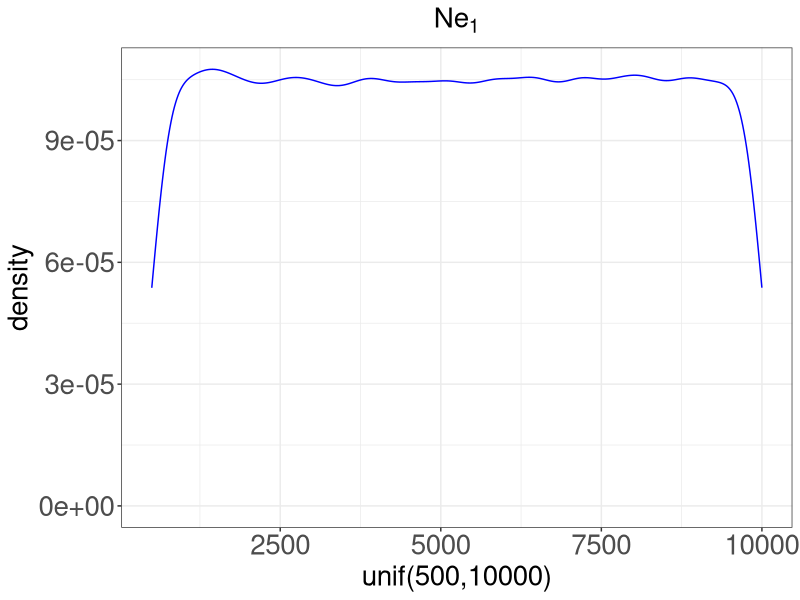
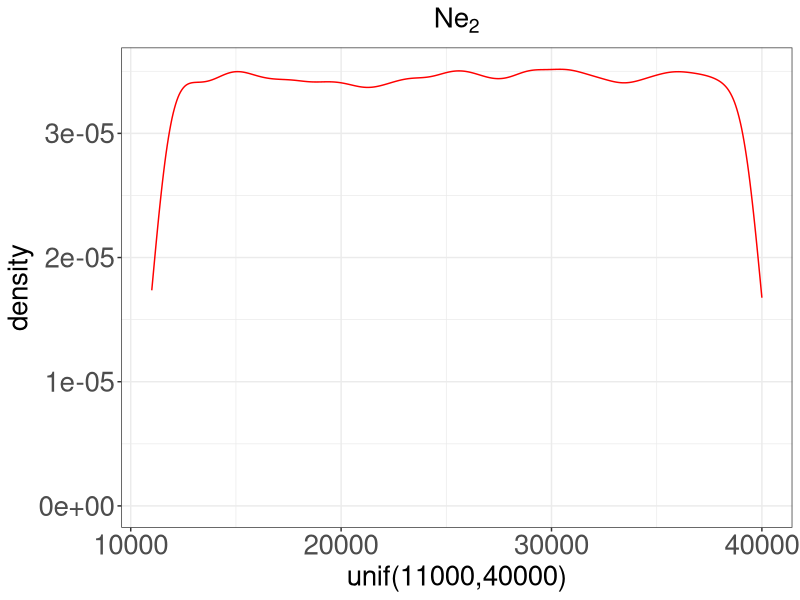
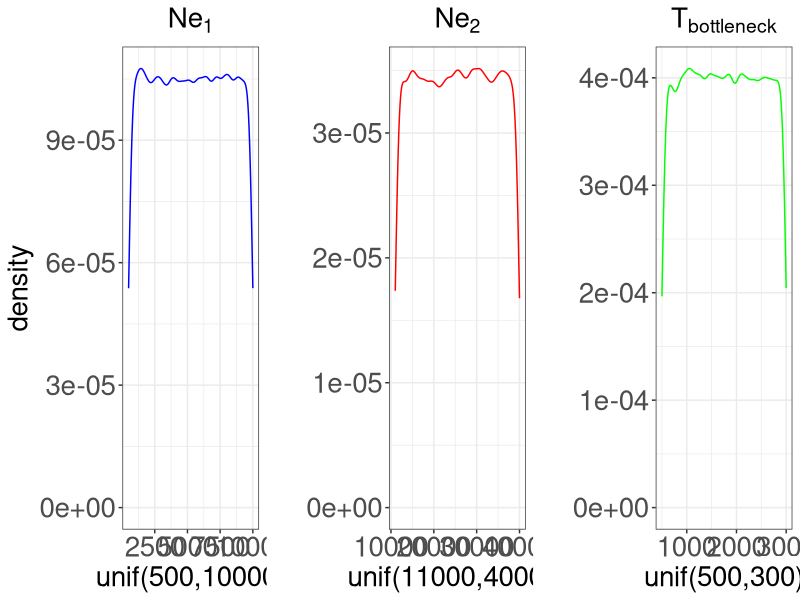
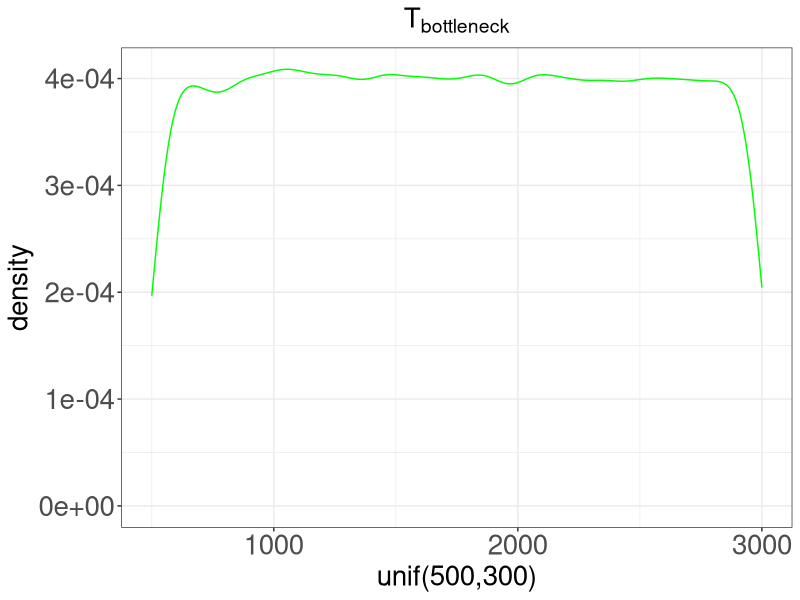

The R script that drew these images, in order: (Note: this script raises an error after producing the figures.)
#Set Libraries and working directory
library(ggplot2)
library(dplyr)
library(data.table)
library(tidyverse)
library(cowplot)

#Plot the priors
set.seed(1)
samps = seq(1:100000)
Ne1 = runif(samps, min = 500, max = 10000)
Ne2 = runif(samps, min = 11000, max = 40000)
Tbot = runif(samps, min = 500, max = 3000)
sampPriors = cbind.data.frame(samps,Ne1,Ne2,Tbot)
plotNe1 = ggplot() + geom_density(aes(x=Ne1), colour="blue") + ggtitle(expression(paste(Ne[1]))) + xlab("unif(500,10000)") + theme_bw()+ theme(axis.text.x = element_text(size  = 20), axis.text.y = element_text(size = 20), axis.title=element_text(size=20), plot.title = element_text(size=20, hjust = 0.5),legend.title=element_blank(), legend.text=element_text(size=18),legend.position="bottom")

plotNe2 = ggplot() + geom_density(aes(x=Ne2), colour="red") + ggtitle(expression(paste(Ne[2]))) + xlab("unif(11000,40000)") + theme_bw()+ theme(axis.text.x = element_text(size  = 20), axis.text.y = element_text(size = 20), axis.title=element_text(size=20), plot.title = element_text(size=20, hjust = 0.5),legend.title=element_blank(), legend.text=element_text(size=18),legend.position="bottom")

plotTbot = ggplot() + geom_density(aes(x=Tbot), colour="green") + ggtitle(expression(paste(T[bottleneck]))) + xlab("unif(500,300)") + theme_bw()+ theme(axis.text.x = element_text(size  = 20), axis.text.y = element_text(size = 20), axis.title=element_text(size=20), plot.title = element_text(size=20, hjust = 0.5),legend.title=element_blank(), legend.text=element_text(size=18),legend.position="bottom")

plotPriorsTogether = plot_grid(plotNe1,plotNe2+ylab(""),plotTbot+ylab(""),nrow = 1, align = 'h')


#Load ABC results
setwd("~/Documents/DogProject_Clare/LocalRscripts/DemographicInference/ABCResults_NeCurr500to10kNeAnc11kto40kT500to3000/")
fnames = list.files(pattern = "\\.txt$")

#Read all the files and create a FileName column to store filenames
results = rbindlist(sapply(fnames, fread, simplify = FALSE), use.names = TRUE, idcol = "FileName")

#Add column names
headerLine = c('SGETaskID',"SimNeOne","SimNeTwo","SimTime",'DistMetric1','DisMetricPaper',"BIN0","BIN1","BIN2","BIN3","BIN4",'BIN5','BIN6','BIN7','BIN8','BIN9','BIN10','BIN11','BIN12','BIN13','BIN14','BIN15','BIN16','BIN17','BIN18','BIN19','BIN20','BIN21','BIN22','BIN23','BIN24','BIN25')
colnames(results) <- headerLine

#Check whether any of the sims have the same Ne1,Ne2,T
dim(distinct(results)) == dim(results) #They dont

#Get the lowest 100 values on V5 which was the distance metric from Jackie's paper
###FIGURE OUT WHAT TO DO WITH TIES####
Top100 = results %>%
  top_n(-100, DisMetricPaper) 

#Plotting Time
getmode <- function(v) {
  uniqv <- unique(v)
  uniqv[which.max(tabulate(match(v, uniqv)))]
}
modePosteriorNe1 = getmode(Top100$SimNeOne)
modePosteriorNe2 = getmode(Top100$SimNeTwo)
modePosteriorTbot = getmode(Top100$SimTime)

plotPosteriorNe1 = ggplot() + geom_density(data=sampPriors, aes(x=Ne1), colour="blue",size=1) + geom_density(data=Top100, aes(x=SimNeOne), colour="black") + geom_vline(data = Top100, xintercept = modePosteriorNe1, colour="purple") + ggtitle(expression(paste(Ne[1]))) + xlab(paste("Mode of Posterior = ", modePosteriorNe1)) + theme_bw()+ theme(axis.text.x = element_text(size  = 20), axis.text.y = element_text(size = 20), axis.title=element_text(size=20), plot.title = element_text(size=20, hjust = 0.5),legend.title=element_blank(), legend.text=element_text(size=18),legend.position="bottom")

plotPosteriorNe2 = ggplot() + geom_density(data=sampPriors, aes(x=Ne2), colour="red",size=1) + geom_density(data=Top100, aes(x=SimNeTwo), colour="black") + geom_vline(data = Top100, xintercept = modePosteriorNe2, colour="purple") + ggtitle(expression(paste(Ne[2]))) + xlab(paste("Mode of Posterior = ", modePosteriorNe2)) + theme_bw()+ theme(axis.text.x = element_text(size  = 20), axis.text.y = element_text(size = 20), axis.title=element_text(size=20), plot.title = element_text(size=20, hjust = 0.5),legend.title=element_blank(), legend.text=element_text(size=18),legend.position="bottom")

plotPosteriorTbot = ggplot() + geom_density(data=sampPriors, aes(x=Tbot), colour="green",size=1) + geom_density(data=Top100, aes(x=SimTime), colour="black") + geom_vline(data = Top100, xintercept = modePosteriorTbot, colour="purple") + ggtitle(expression(paste(T[bottleneck]))) + xlab(paste("Mode of Posterior = ", modePosteriorTbot)) + theme_bw()+ theme(axis.text.x = element_text(size  = 20), axis.text.y = element_text(size = 20), axis.title=element_text(size=20), plot.title = element_text(size=20, hjust = 0.5),legend.title=element_blank(), legend.text=element_text(size=18),legend.position="bottom")

plotPosteriorTogether = plot_grid(plotPosteriorNe1 + ggtitle(""),plotPosteriorNe2+ ggtitle("") +ylab(""),plotPosteriorTbot+ ggtitle("") +ylab(""),nrow = 1, align = 'h')

plot_grid(plotPriorsTogether,plotPosteriorTogether, labels = "AUTO", ncol = 1, align = 'v', axis = 'r')

HetBins = Top100 %>%
  select(starts_with('BIN')) %>% 
  mutate_all(funs(sum(as.numeric(as.character(.)), na.rm = TRUE))) %>%  
  distinct() %>%
  gather() %>%
  mutate(proportion = value / sum(value),
         bin = as.numeric(as.character(gsub("BIN","", key)))) 

(HistogramPlotPosteriorHets = ggplot() + geom_bar(data=HetBins, aes(x=bin, y=proportion), stat = "identity") + theme_bw() + labs(x="Count of Heterozygotes per 1Kb", y="Proportion of Total Hets") + theme_bw()+ theme(axis.text.x = element_text(size  = 20), axis.text.y = element_text(size = 20), axis.title=element_text(size=20), plot.title = element_text(size=20, hjust = 0.5),legend.title=element_blank(), legend.text=element_text(size=18),legend.position="bottom"))